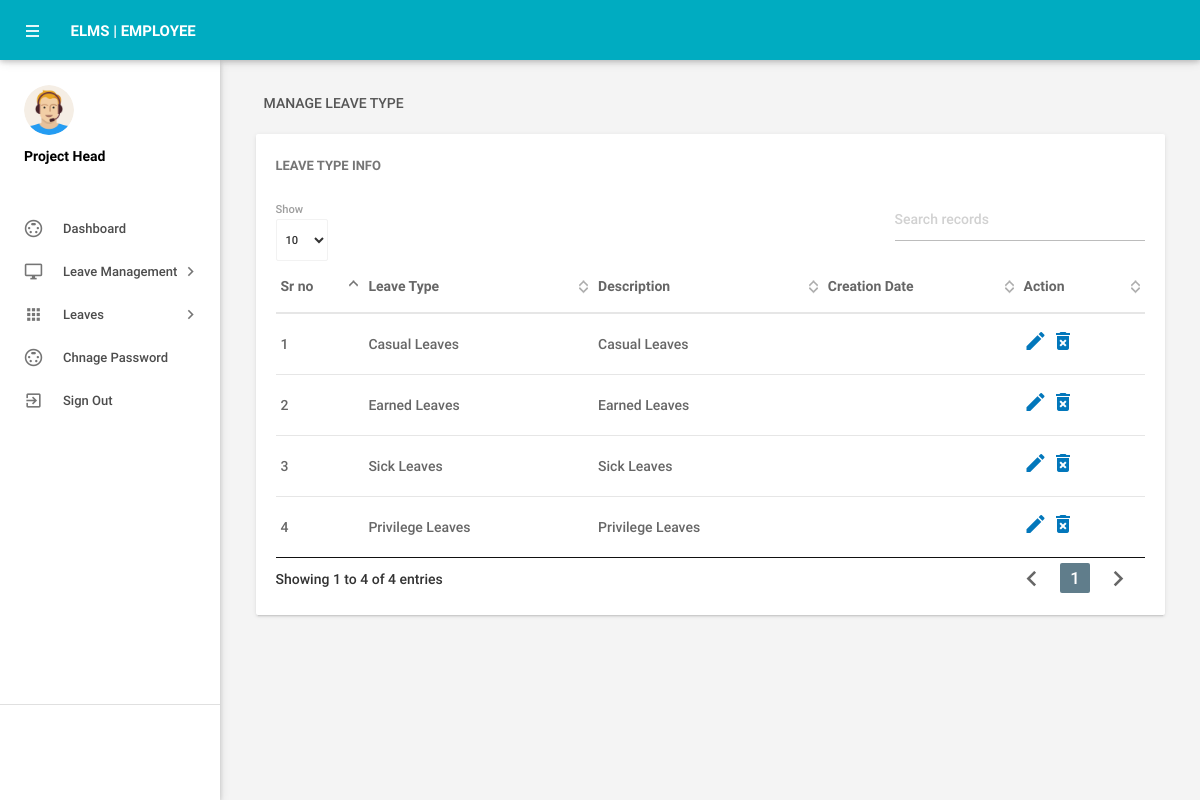
The app's page /ph/manageleavetype.php (signed in) with its own data.
### tables this page shows
CREATE TABLE `tblleavetype` (
  `id` int(11) NOT NULL,
  `LeaveType` varchar(200) DEFAULT NULL,
  `Description` mediumtext DEFAULT NULL,
  `date` varchar(11) DEFAULT current_timestamp()
);

### ph/manageleavetype.php (the view, shortened to what this page needs)
<?php
include('includes/config.php');
if(strlen($_SESSION['alogin'])==0)
    {
header('location:index.php');
}
else{
 ?>
<!DOCTYPE html>
<html lang="en">
    <head>
        <link type="text/css" rel="stylesheet" href="../assets/plugins/materialize/css/materialize.min.css"/>
        <link href="../assets/plugins/material-preloader/css/materialPreloader.min.css" rel="stylesheet">
        <link href="../assets/plugins/datatables/css/jquery.dataTables.min.css" rel="stylesheet">
        <link href="../assets/css/alpha.min.css" rel="stylesheet" type="text/css"/>
        <link href="../assets/css/custom.css" rel="stylesheet" type="text/css"/>
    </head>
    <body>
       <?php include('includes/header.php');?>
       <?php include('includes/sidebar.php');?>
            <main class="mn-inner">
                <div class="row">
                    <div class="col s12">
                        <div class="page-title">Manage Leave Type</div>
                    </div>
                    <div class="col s12 m12 l12">
                        <div class="card">
                            <div class="card-content">
                                <span class="card-title">Leave Type Info</span>
                                <table id="example" class="display responsive-table ">
                                    <thead>
                                        <tr>
                                            <th>Sr no</th>
                                            <th>Leave Type</th>
                                            <th>Description</th>
                                            <th>Creation Date</th>
                                            <th>Action</th>
                                        </tr>
                                    </thead>
                                    <tbody>
<?php $sql = "SELECT * from tblleavetype";
$query = $dbh -> prepare($sql);
$query->execute();
$results=$query->fetchAll(PDO::FETCH_OBJ);
$cnt=1;
if($query->rowCount() > 0)
{
foreach($results as $result)
{               ?>
                                        <tr>
                                            <td> <?php echo htmlentities($cnt);?></td>
                                            <td><?php echo htmlentities($result->LeaveType);?></td>
                                            <td><?php echo htmlentities($result->Description);?></td>
                                            <td><?php echo htmlentities($result->CreationDate);?></td>
                                            <td><a href="editleavetype.php?lid=<?php echo htmlentities($result->id);?>"><i class="material-icons">mode_edit</i></a>
                                            <a href="manageleavetype.php?del=<?php echo htmlentities($result->id);?>" onclick="return confirm('Do you want to delete');"> <i class="material-icons">delete_forever</i></a> </td>
                                        </tr>
                                         <?php $cnt++;} }?>
                                    </tbody>
                                </table>
                            </div>
                        </div>
                    </div>
                </div>
            </main>
        </div>
        <div class="left-sidebar-hover"></div>
    </body>
</html>
<?php } ?>

### records on screen
tblleavetype: LeaveType "Casual Leaves", Description "Casual Leaves"
tblleavetype: LeaveType "Earned Leaves", Description "Earned Leaves"
tblleavetype: LeaveType "Sick Leaves", Description "Sick Leaves"
tblleavetype: LeaveType "Privilege Leaves", Description "Privilege Leaves"
